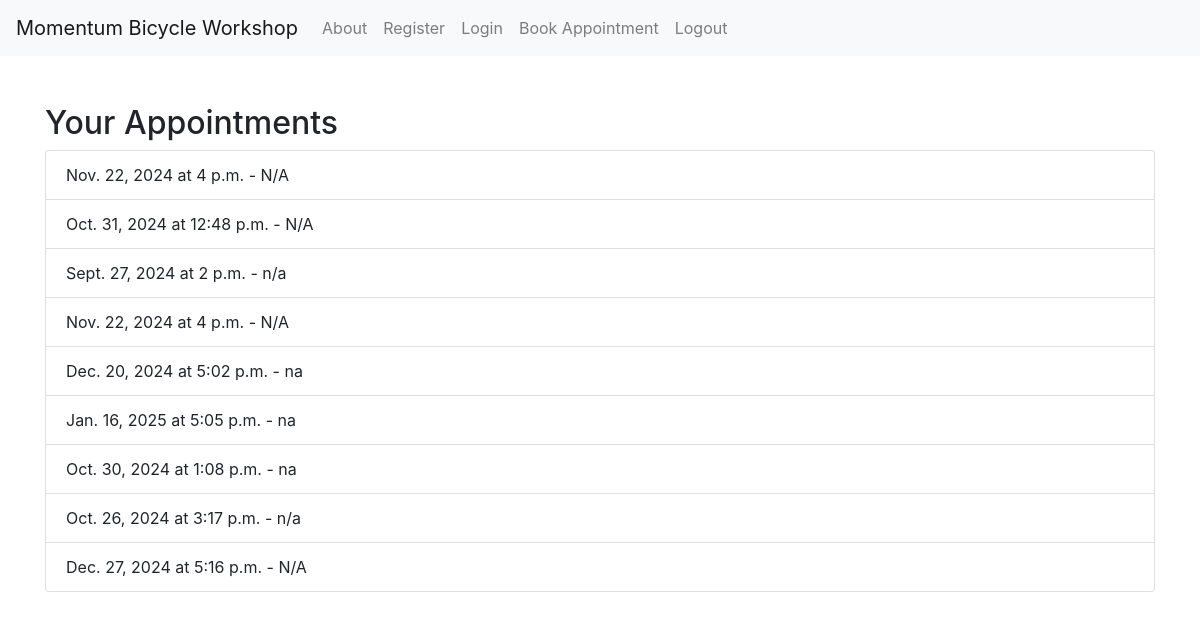
/appointment_list/ (signed in), run on an earlier commit of the app's database.
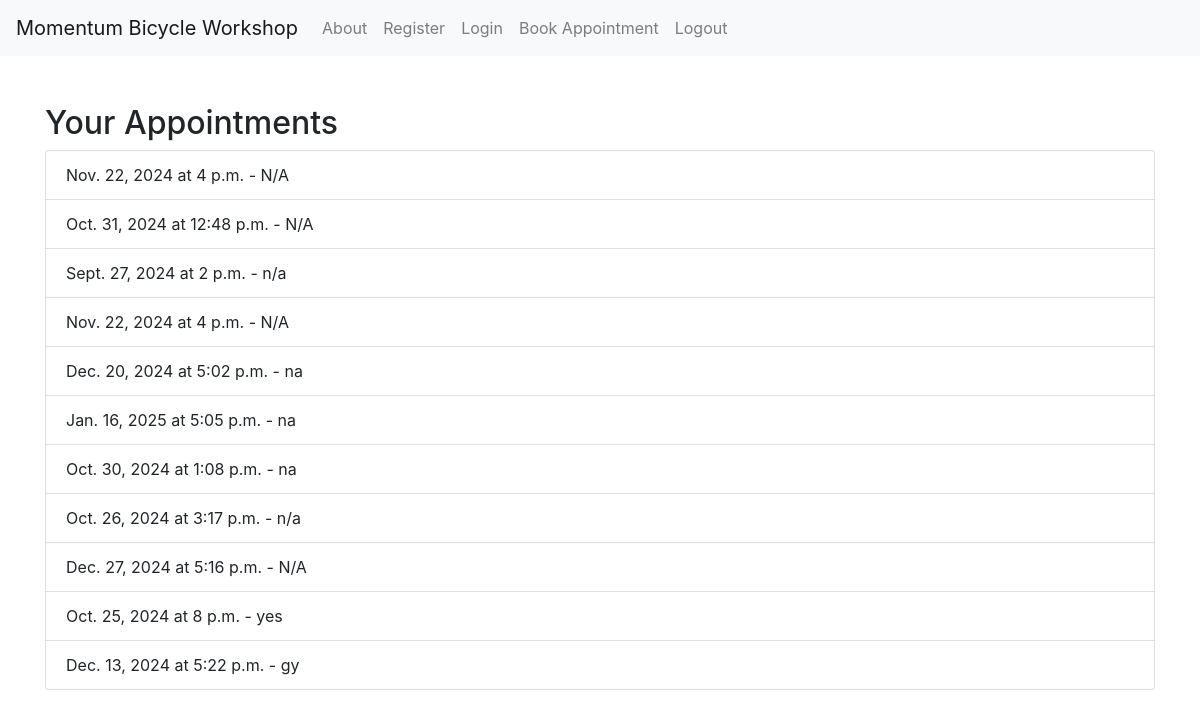
And on a later commit of the database.
### myapp/models.py (models this page shows, shortened)
class Appointment(models.Model):
    user = models.ForeignKey(User, on_delete=models.CASCADE)  # Associate the appointment with a user
    date = models.DateField()
    time = models.TimeField()
    description = models.TextField()
    photo = models.ImageField(upload_to='photos/', blank=True, null=True)
    class Meta:  # This should be properly indented within the model
        unique_together = ('user', 'date')  # or ('user', 'date', 'time') if you want to prevent double booking at the same time

### myapp/views.py (the view)
# urls.py: path('appointment_list/', views.appointment_list, name='appointment_list'),
@login_required
def appointment_list(request):
    appointments = Appointment.objects.filter(user=request.user)
    return render(request, 'myapp/appointment_list.html', {'appointments': appointments})

### myapp/templates/myapp/appointment_list.html (shortened to what this page needs)
<!DOCTYPE html>
<html lang="en">
<head>
    <link rel="stylesheet" href="https://maxcdn.bootstrapcdn.com/bootstrap/4.5.2/css/bootstrap.min.css">
</head>
<body>
    {% include 'myapp/navbar.html' %}
    <div class="container mt-5">
        <h2>Your Appointments</h2>
        <ul class="list-group">
            {% for appointment in appointments %}
                <li class="list-group-item">
                    {{ appointment.date }} at {{ appointment.time }} - {{ appointment.description }}
                </li>
            {% empty %}
                <li class="list-group-item">No appointments booked.</li>
            {% endfor %}
        </ul>
    </div>
</body>
</html>

What changed in the data, as far as the page shows it:
added Appointment: date "Oct. 25, 2024", time "8 p.m.", description "yes"
added Appointment: date "Dec. 13, 2024", time "5:22 p.m.", description "gy"
